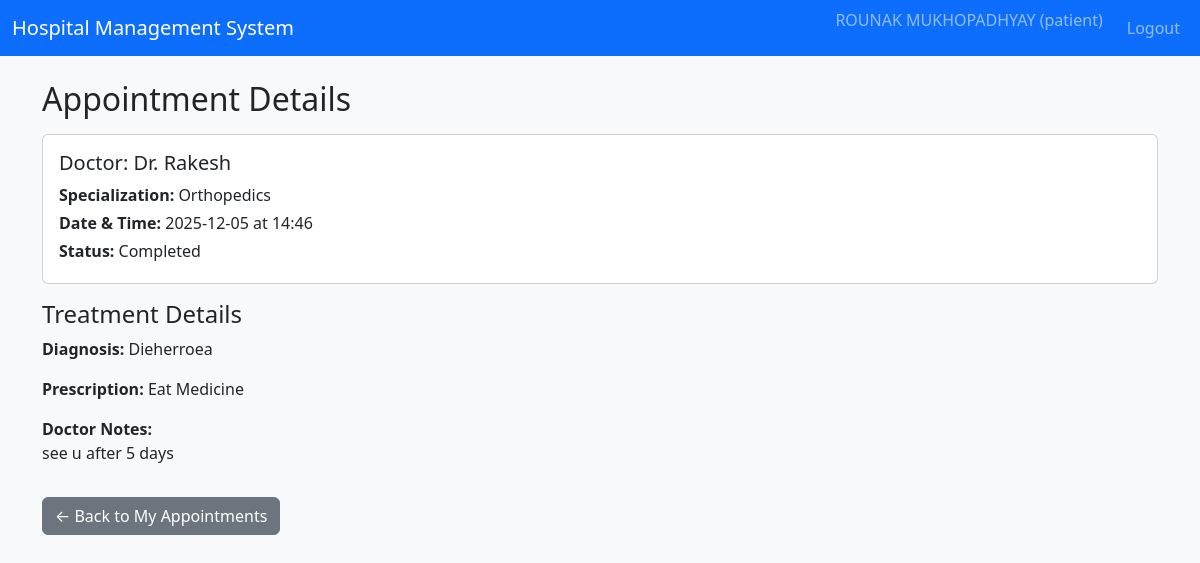
The app's page /patient/appointments/4 (signed in) with its own data.
### tables this page shows
CREATE TABLE users (
            id INTEGER PRIMARY KEY AUTOINCREMENT,
            username TEXT UNIQUE NOT NULL,
            password_hash TEXT NOT NULL,
            full_name TEXT NOT NULL,
            email TEXT,
            phone TEXT,
            role TEXT NOT NULL CHECK(role IN ('admin', 'doctor', 'patient')),
            is_active INTEGER NOT NULL DEFAULT 1,
            created_at TEXT NOT NULL
        );

CREATE TABLE departments (
            id INTEGER PRIMARY KEY AUTOINCREMENT,
            name TEXT UNIQUE NOT NULL,
            description TEXT,
            created_at TEXT NOT NULL
        );

CREATE TABLE appointments (
            id INTEGER PRIMARY KEY AUTOINCREMENT,
            patient_id INTEGER NOT NULL,
            doctor_id INTEGER NOT NULL,
            date TEXT NOT NULL, -- YYYY-MM-DD
            time TEXT NOT NULL, -- HH:MM
            status TEXT NOT NULL CHECK(status IN ('Booked', 'Completed', 'Cancelled')),
            created_at TEXT NOT NULL,
            updated_at TEXT NOT NULL,
            FOREIGN KEY(patient_id) REFERENCES patients(id),
            FOREIGN KEY(doctor_id) REFERENCES doctors(id),
            UNIQUE(doctor_id, date, time) -- prevent double booking
        );

CREATE TABLE treatments (
            id INTEGER PRIMARY KEY AUTOINCREMENT,
            appointment_id INTEGER NOT NULL,
            diagnosis TEXT,
            prescription TEXT,
            notes TEXT,
            created_at TEXT NOT NULL,
            FOREIGN KEY(appointment_id) REFERENCES appointments(id)
        );

### controllers/routes.py (the view)
@main_bp.route("/patient/appointments/<int:appointment_id>")
@login_required
@role_required("patient")
def patient_appointment_details(appointment_id):
    patient_id = get_current_patient_id()
    if not patient_id:
        flash("Patient profile not found.", "danger")
        return redirect(url_for("main.patient_dashboard"))
    conn = get_db_connection()
    cur = conn.cursor()
    cur.execute(
        """
        SELECT a.*,
               du.full_name AS doctor_name,
               dept.name AS dept_name,
               t.diagnosis,
               t.prescription,
               t.notes
        FROM appointments a
        JOIN doctors d ON a.doctor_id = d.id
        JOIN users du ON d.user_id = du.id
        LEFT JOIN departments dept ON d.department_id = dept.id
        LEFT JOIN treatments t ON t.appointment_id = a.id
        WHERE a.id = ? AND a.patient_id = ?;
        """,
        (appointment_id, patient_id),
    )
    appt = cur.fetchone()
    conn.close()
    if not appt:
        flash("Appointment not found.", "danger")
        return redirect(url_for("main.patient_appointments"))
    return render_template("patient_appointment_details.html", appt=appt)

### controllers/routes.py (called while the page is built)
def login_required(view_func):
    @wraps(view_func)
    def wrapped(*args, **kwargs):
        if "user_id" not in session:
            flash("Please log in to continue.", "warning")
            return redirect(url_for("main.login"))
        return view_func(*args, **kwargs)
    return wrapped

def role_required(role):
    def decorator(view_func):
        @wraps(view_func)
        def wrapped(*args, **kwargs):
            if "user_id" not in session or session.get("role") != role:
                flash("Unauthorized access.", "danger")
                return redirect(url_for("main.login"))
            return view_func(*args, **kwargs)
        return wrapped
    return decorator

def get_current_patient_id():
    if "user_id" not in session:
        return None
    conn = get_db_connection()
    cur = conn.cursor()
    cur.execute(
        "SELECT p.id FROM patients p JOIN users u ON p.user_id = u.id WHERE u.id = ?;",
        (session["user_id"],),
    )
    row = cur.fetchone()
    conn.close()
    return row["id"] if row else None

### models/models.py (called while the page is built)
def get_db_connection():
    conn = sqlite3.connect(DB_PATH)
    conn.row_factory = sqlite3.Row
    return conn

### templates/patient_appointment_details.html (shortened to what this page needs)
{% extends "base.html" %}
{% block content %}
<h2>Appointment Details</h2>
<div class="card mt-3 mb-3">
    <div class="card-body">
        <h5 class="card-title">Doctor: {{ appt['doctor_name'] }}</h5>
        <p class="card-text mb-1">
            <strong>Specialization:</strong> {{ appt['dept_name'] or 'N/A' }}
        </p>
        <p class="card-text mb-1">
            <strong>Date & Time:</strong> {{ appt['date'] }} at {{ appt['time'] }}
        </p>
        <p class="card-text mb-1">
            <strong>Status:</strong> {{ appt['status'] }}
        </p>
    </div>
</div>
<h4>Treatment Details</h4>
{% if appt['diagnosis'] or appt['prescription'] or appt['notes'] %}
    <p><strong>Diagnosis:</strong> {{ appt['diagnosis'] or 'N/A' }}</p>
    <p><strong>Prescription:</strong> {{ appt['prescription'] or 'N/A' }}</p>
    <p><strong>Doctor Notes:</strong><br>{{ appt['notes'] or 'N/A' }}</p>
{% else %}
    <p class="text-muted">No treatment details recorded yet.</p>
{% endif %}
<a href="{{ url_for('main.patient_appointments') }}" class="btn btn-secondary mt-3">
    ← Back to My Appointments
</a>
{% endblock %}

### records on screen
users: doctor_name "Dr. Rakesh"
departments: name "Orthopedics"
appointments: date "2025-12-05", time "14:46", status "Completed"
treatments: diagnosis "Dieherroea", prescription "Eat Medicine", notes "see u after 5 days"

### other values on screen
{{ session.get('full_name', '') }} "ROUNAK MUKHOPADHYAY"
{{ session.get('role', '') }} "patient"
